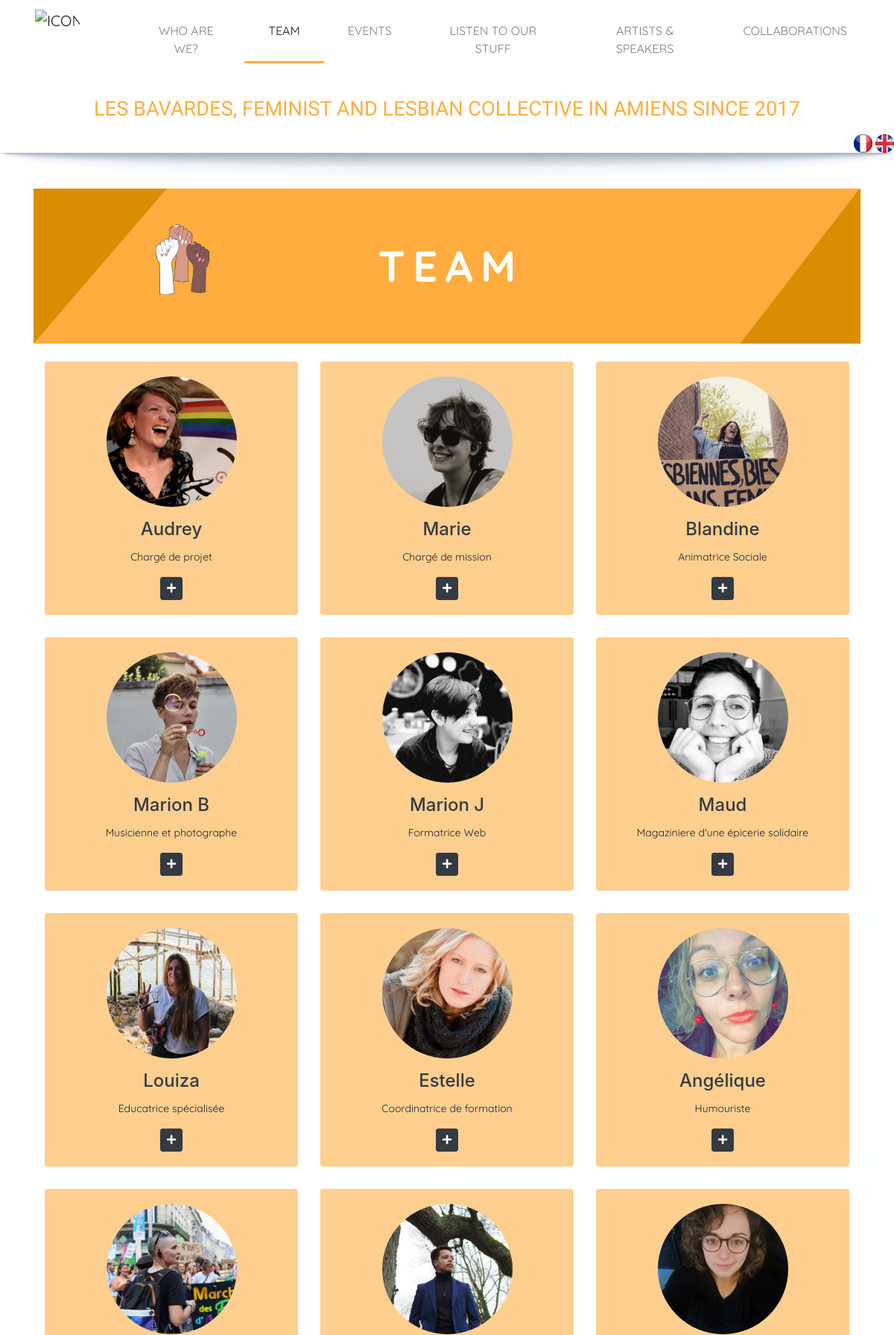
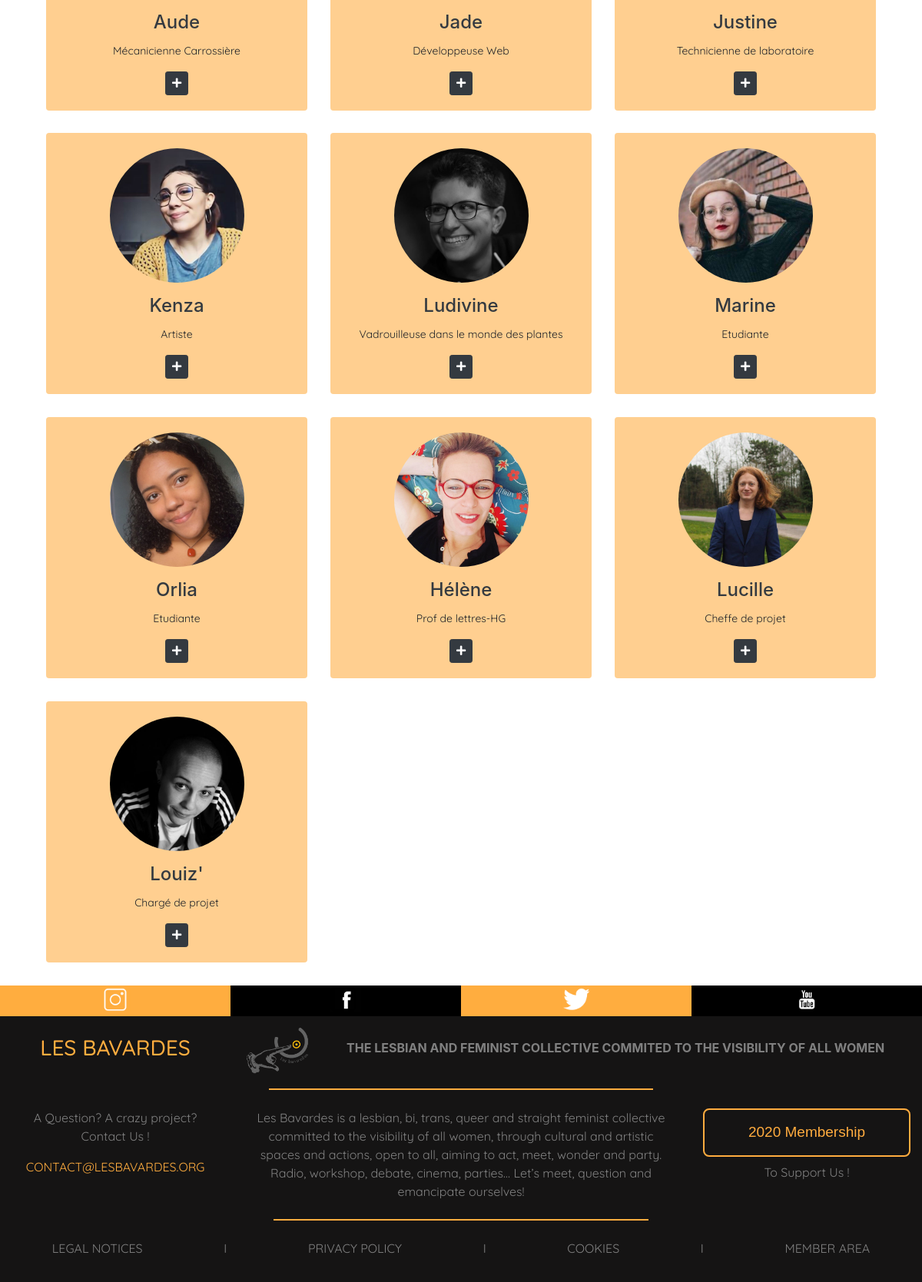
Page /index.php/team/index/en on the committed database (2 pictures, top to bottom).
### tables this page shows
CREATE TABLE IF NOT EXISTS `team` (
  `team_id` int(11) NOT NULL AUTO_INCREMENT,
  `team_name` varchar(50) NOT NULL,
  `team_title` varchar(100) NOT NULL,
  `team_description` varchar(2000) NOT NULL,
  `file_name` varchar(100) NOT NULL,
  PRIMARY KEY (`team_id`)
);

### application/controllers/Team.php (called while the page is built, shortened)
<?php
 class Team extends CI_Controller {
      function __construct() {
          $this->load->model('Team_Model');
          $this->load->helper('form');
          $this->load->library('form_validation');
          $this->load->library('pagination');
      }
function index($lang = ''){
        $data = array();
        $data['team'] = $this->Team_Model->getRowsTeam();
        $data['ma_pages'] = 'index_team';
             $this->lang->load('content', $lang == ''?'fr':$lang);
             $data['controller'] = 'team';
             $data['function'] = 'index';
             $data['lang'] = $this->lang->line('lang');
             $data['header_acc'] = $this->lang->line('header_acc');
             $data['header_about'] = $this->lang->line('header_about');
             $data['header_team'] = $this->lang->line('header_team');
             $data['header_act'] = $this->lang->line('header_act');
             $data['header_event'] = $this->lang->line('header_event');
             $data['header_col'] = $this->lang->line('header_col');
             $data['header_ppl'] = $this->lang->line('header_ppl');
             $data['header_presse'] = $this->lang->line('header_presse');
             $data['header_pod'] = $this->lang->line('header_pod');
             $data['header_titre'] = $this->lang->line('header_titre');
             $data['footer_line1'] = $this->lang->line('footer_line1');
             $data['footer_line2'] = $this->lang->line('footer_line2');
             $data['footer_body_text'] = $this->lang->line('footer_body_text');
                 $data['footer_button_support'] = $this->lang->line('footer_button_support');
             $data['footer_line3'] = $this->lang->line('footer_line3');
             $data['footer_mentions'] = $this->lang->line('footer_mentions');
             $data['footer_rgpd'] = $this->lang->line('footer_rgpd');
             $data['footer_esmem'] = $this->lang->line('footer_esmem');
                $data['footer_user_acc'] = $this->lang->line('footer_user_acc');
                $data['footer_login'] = $this->lang->line('footer_login');
                $data['footer_reg'] = $this->lang->line('footer_reg');
        $this->load->view('layouts/header', $data);
        $this->load->view('team/index', $data);
        $this->load->view('layouts/footer', $data);
    }
}
 ?>

### index.php (called while the page is built, shortened)
<?php
require_once BASEPATH.'core/CodeIgniter.php';

### application/language/en/content_lang.php (called while the page is built, shortened)
<?php
    $lang['lang'] = 'en';
        $lang['error404'] = 'Error 404 Page';
        $lang['header_acc'] = 'Home';
        $lang['header_about'] = 'Who are we?';
        $lang['header_team'] = 'Team';
        $lang['header_pod'] = 'Listen to our Stuff';
        $lang['header_event'] = 'Events';
        $lang['header_col'] = 'Collaborations';
        $lang['header_ppl'] = 'Artists & Speakers';
        $lang['header_titre'] = 'Les Bavardes, Feminist and lesbian collective in amiens since 2017';
    $lang['acc_button_about'] = $lang['header_about'];
    $lang['acc_body_text1'] = ' Les Bavardes is a lesbian, bi, trans, queer and straight feminist collective committed to the visibility of all women, through
    cultural and artistic spaces and actions, open to all, aiming to act, meet, wonder and party. Radio, workshop, debate, cinema, parties… Let’s meet, question
    and emancipate ourselves! ';
    $lang['acc_button_team'] = 'Who Are these Women?';
    $lang['acc_body_text2'] = 'Check out our special show broadcasted on March 8th for the 10th Anniversary of Radio Campus Amiens, on the occasion of
    International Women\'s Rights Day and as part of the Festival J\'en(c)rêve.';
    $lang['acc_button_pod'] = 'all of our podcasts are here !';
    $lang['acc_titre2'] = 'LES BAVARDES IN THE PRESS';
    $lang['acc_titre2_p1'] = 'Discover our latest article on';
    $lang['acc_titre2_button_p2'] = 'Check out the 30 articles about our journey !';
    $lang['acc_titre3'] = 'ARTISTS ENCOUNTER';
        $lang['acc_titre3_button_p1'] = 'Light on these incredible women who crossed our path through our events';
    $lang['about_body_text1'] = '" Created in June 2017, les Bavardes is an association aiming for the visibility of women, fighting against prejudices, violences
    and discriminations inflicted to all women. Today we count approximately 30 very active volunteers, who carry out many projects: festivals, awareness actions
    in schools, co-organization of events that contribute to local and national advocacy work to reduce inequalities, fight against sexism, lesbophobia,
    transphobia and racism. We use popular, participatory, inclusive and caring education methods so that all the women we meet feel supported and valued.';
    $lang['about_body_text2'] = 'With more than 50 projects and nearly 4000 people affected, we are proud to be able to affirm that not only do our actions make
    sense, but also have an impact. We are happy to be recognized and legitimate, even beyond the territory of Amiens. We are trying to respond to the many
    requests, but it now seems important to us to both solidify our actions and volunteer network, to have the ambition to spread our activist feminist practices,
    both in the action repertory and on the organizational methods that the society project that we defend. "';
    $lang['act_titre1'] ='Raise Awareness, Share, Convey, Meet, Fight, Guide ! "';
    $lang['event_badge_all'] = 'All';
    $lang['event_badge_fest'] = 'Festivals';
    $lang['event_badge_SO'] = 'Open Mic';
    $lang['event_badge_bb'] = 'Bla bla';
    $lang['event_badge_div'] = 'Diverse';
    $lang['event_button_cat'] = 'Search a Category';
    $lang['event_button_inscription'] = 'By Registration';
    $lang['event_button_det'] = 'details';
    $lang['collab_body_text1_pt1'] = 'Our monthly Ovaires Bookées ! Which involves debates and exchanges on social themes and quirky, historical, sonorous, and
    literary chronicles.';
    $lang['collab_body_text1_pt2'] = 'Did you miss the show ? No worries, it is possible to litsen to it by clicking on the replay button !';
    $lang['collab_body_text2'] = 'The inter-associative collective IDAHOT (International Day Against Homophobia and Transphobia) brings together the 6 Amiens
    associations to fight against all fomrs of discriminations pour for the defense of women\'s rights as well as Lesbians, Gays, Bisexuals, Transidentitaires,
    Queers, Intersexes and more (LGBTQI+). Ever since 2018, the IDAHOT collective has organized its very own festival to fight against LGBTQI+ phobias and since
    2019, Amiens\' Pride.';
    $lang['collab_body_button_text2'] = 'Amiens\' 1st Pride - June 22, 2019.';
    $lang['collab_body_text3'] = 'Les Bavardes have the immense pleasure of intervening in all 10th grade classes at Lycée Michelis, to discuss sexism and LGBTphobia.
    An opportunity to exchange and debate with a little over 300 students. Lots of discussions on body hair, gay couples, ways to react to cat-calling on the street,
    the meaning behind misogynoir and transphobia, or the path to take so that there is more equality. ';
    $lang['collab_body_button_text3'] = 'Interventions is schools';
    $lang['collab_body_text4'] = 'Where are women in places of power? In the artistic world? What places are we giving them? What representations of women persist
    over and over again in our societies?';
    $lang['collab_body_button_text4'] = ' EXPO-CONCERT: OH LES FILLES! OH LES FILLES!';
    $lang['collab_body_p_text5'] = 'NDA spéciale Meufs aux platines';
    $lang['collab_body_text5'] = '"While the day team of Les Bavardes has finished their interventions in the school environment, it is the night team who
    took over by holding a prevention and information stand at the Alimentation Generale from 10 p.m. to 4 a.m. Bravo to the volunteers! And to our DJ Catherine
    Pinkmoloko who nailed it!"';
    $lang['collab_body_button_text5'] = 'Edition 100% meufs aux platines';
    $lang['collab_body_text6'] = 'Witches Week Festival: Born from the collaboration between Cité Carter, GAS Solidarité, and Les Bavardes. The Witches Week has
    put all women in their diversity on a pedestal.';
    $lang['collab_body_button_text6'] = '[Bizarre, emancipated, original, forgotten, singled out women]';
    $lang['collab_thank'] = ' Thank you for your trust and your heartwarming welcome ';
    $lang['collab_footer_logo1'] = 'Financial Partners';
    $lang['collab_footer_logo2'] = '" We work together !"';
    $lang['collab_footer_logo3'] = '" They welcomed us !"';
    $lang['people_h2_1'] = 'Artists';
    $lang['people_h2_2'] = 'Speakers';
    $lang['presse_cat3'] = 'LGBTQI+ Struggles';
    $lang['presse_cat4'] = 'Diverse';
        $lang['create_suc_msg'] = 'Your account has been successfully created. Please login to your account.';
        $lang['create_err_msg1'] = 'Some problems occured, please try again.';
        $lang['create_err_msg2'] = 'Please fill all the mandatory fields.';
        $lang['create_mail_check'] = 'The given email already exists.';
        $lang['create_fval_fname'] = 'first name';
        $lang['create_fval_lname'] = 'last name';
        $lang['create_fval_email'] = 'email address';
        $lang['create_fval_phone'] = 'cellphone number';
?>

### application/models/Team_Model.php (called while the page is built, shortened)
<?php
 class Team_Model extends CI_Model
 {
      function __construct() {
          $this->table = 'team';
      }
      public function getRowsTeam($params = array()){
          $this->db->select('*');
          $this->db->from($this->table);
          if(array_key_exists('returnType', $params) && $params['returnType'] == 'count'){
              $result = $this->db->count_all_results();
          } else {
            if(array_key_exists("team_id", $params)){
                $this->db->where('team_id', $params['team_id']);
                $query = $this->db->get();
                $result = $query->row_array();
            }else{
                $query = $this->db->get();
                $result = ($query->num_rows() > 0)?$query->result_array():FALSE;
            }
          }
          return $result;
      }
 }
 ?>

### application/views/team/index.php (the view, shortened to what this page needs)
<div class="row m-0">
  <div class="col-lg-12 ombre pt-5 ">
    <section id="team" class="">
      <div class="container">
        <div class="row m-0">
          <div class="col-md-12 pb-2">
            <div class="row">
            <?php if($lang == 'fr'){ ?>
              <img src="<?php echo base_url(); ?>assets\img\banniere\fr\equipe.png"
                alt="banniere l'équipe pour décrire les bénévoles bavardes, leurs origines et leurs actions "
                class="img-fluid pb-3">
            <?php } else { ?>
              <img src="<?php echo base_url(); ?>assets\img\banniere\eng\team.png"
                alt="en anglais banniere l'équipe pour décrire les bénévoles bavardes, leurs origines et leurs actions "
                class="img-fluid pb-3">
            <?php } ?>
            </div>
          </div>
        </div>
        <div class="row m-0">
        <?php if(!empty($team)){
                    foreach($team as $row){
                ?>
          <div class="col-12 col-xs-12 col-lg-6 col-xl-4">
            <div class="image-flip" ontouchstart="this.classList.toggle('hover');">
              <div class="mainflip">
                <div class="frontside">
                  <div class="card">
                    <div class="card-body text-center">
                      <p><img class="img-fluid" src="<?php echo base_url().'uploads/team_img/'.$row['file_name'] ?>" alt="Photo d'une Bavardes">
                      </p>
                      <h4 class="card-title"><?php echo ucfirst($row['team_name']); ?></h4>
                      <p class="card-text"><?php echo ucfirst($row['team_title']); ?></p>
                      <a href="#" class="btn btn-primary btn-sm"><i class="fa fa-plus"></i></a>
                    </div>
                  </div>
                </div>
                <div class="backside">
                  <div class="card">
                    <div class="card-body text-center mt-4">
                      <h4 class="card-title"><?php echo $row['team_name']; ?></h4>
                      <p class="card-text">
                      </p>
                    </div>
                  </div>
                </div>
              </div>
            </div>
          </div>
          <?php }
          } ?>
        </div>
      </div>
    </section>
  </div>
</div>

### assets/css/style.css (style rules this page uses)
.ombre { background-color: white; background-image: url(../img/ombre.jpg); background-repeat: no-repeat; background-position: top; background-size: contain; }
h1, a, li, h5 { font-family: 'Quicksand', sans-serif; text-transform: uppercase; }
p { font-family: 'Quicksand', sans-serif; }
.btn-primary { background-color: #343a40; border-color: #343a40; color: #fff; }

### assets/css/equipe.css (style rules this page uses)
html { height: 100%; }
#team { background: #fff !important; }
#team .card { border: none; background: #ffcf90; }
.btn-primary { background-color: #343a40; border-color: #343a40; color: #fff; }
.mainflip { -moz-transform-style: preserve-3d; -moz-transform: perspective(1000px); -moz-transition: 1s; -ms-transform-style: preserve-3d; -ms-transition: 1s; -webkit-transform-style: preserve-3d; -webkit-transition: 1s; position: relative; transform-style: preserve-3d; transform: perspective(1000px); transition: 1s; }
.frontside { -ms-transform: rotateY(0deg); -webkit-transform: rotateY(0deg); margin-bottom: 30px; position: relative; transform: rotateY(0deg); z-index: 2; }
.backside { -moz-box-shadow: 5px 7px 9px -4px rgb(158, 158, 158); -moz-transform: rotateY(-180deg); -ms-transform: rotateY(-180deg); -o-transform: rotateY(-180deg); -webkit-box-shadow: 5px 7px 9px -4px rgb(158, 158, 158); -webkit-transform: rotateY(-180deg); background: white; box-shadow: 5px 7px 9px -4px rgb(158, 158, 158); left: 0; position: absolute; top: 0; transform: rotateY(-180deg); }
.frontside, .backside { -moz-backface-visibility: hidden; -moz-transform-style: preserve-3d; -moz-transition: 1s; -ms-backface-visibility: hidden; -ms-transform-style: preserve-3d; -ms-transition: 1s; -o-transform-style: preserve-3d; -o-transition: 1s; -webkit-backface-visibility: hidden; -webkit-transform-style: preserve-3d; -webkit-transition: 1s; backface-visibility: hidden; transform-style: preserve-3d; transition: 1s; }
.frontside .card, .backside .card { min-height: 312px; }
.frontside .card .card-title, .backside .card .card-title { color: #343a40 !important; }
.frontside .card .card-body img { border-radius: 50%; height: 175px; width: 175px; }
.card-text { font-size: 14px; }

### rows in the picture
team: file_name (picture), team_name "Audrey", team_title "Chargé de projet"
team: file_name (picture), team_name "Marie", team_title "Chargé de mission"
team: file_name (picture), team_name "Blandine", team_title "Animatrice Sociale"
team: file_name (picture), team_name "Marion B", team_title "Musicienne et photographe"
team: file_name (picture), team_name "Marion J", team_title "Formatrice Web"
team: file_name (picture), team_name "Maud", team_title "Magaziniere d'une épicerie solidaire"
team: file_name (picture), team_name "Louiza", team_title "Educatrice spécialisée"
team: file_name (picture), team_name "Estelle", team_title "Coordinatrice de formation"
team: file_name (picture), team_name "Angélique", team_title "Humouriste"
team: file_name (picture), team_name "Aude", team_title "Mécanicienne Carrossière"
team: file_name (picture), team_name "Jade", team_title "Développeuse Web"
team: file_name (picture), team_name "Justine", team_title "Technicienne de laboratoire"
team: file_name (picture), team_name "Kenza", team_title "Artiste"
team: file_name (picture), team_name "Ludivine", team_title "Vadrouilleuse dans le monde des plantes"
team: file_name (picture), team_name "Marine", team_title "Etudiante"
team: file_name (picture), team_name "Orlia", team_title "Etudiante"
team: file_name (picture), team_name "Hélène", team_title "Prof de lettres-HG"
team: file_name (picture), team_name "Lucille", team_title "Cheffe de projet"
team: file_name (picture), team_name "Louiz'", team_title "Chargé de projet"

### other values in the picture
$header_about "WHO ARE WE?"
$header_team "TEAM"
$header_event "EVENTS"
$header_pod "LISTEN TO OUR STUFF"
$header_ppl "ARTISTS & SPEAKERS"
$header_col "COLLABORATIONS"
$header_titre "LES BAVARDES, FEMINIST AND LESBIAN COLLECTIVE IN AMIENS SINCE 2017"
$footer_line1 "THE LESBIAN AND FEMINIST COLLECTIVE COMMITED TO THE VISIBILITY OF ALL WOMEN"
$footer_line2 "A Question? A crazy project? Contact Us !"
$footer_button_support "2020 Membership"
$footer_line3 "To Support Us !"
$footer_mentions "LEGAL NOTICES"
$footer_rgpd "PRIVACY POLICY"
$footer_esmem "MEMBER AREA"
